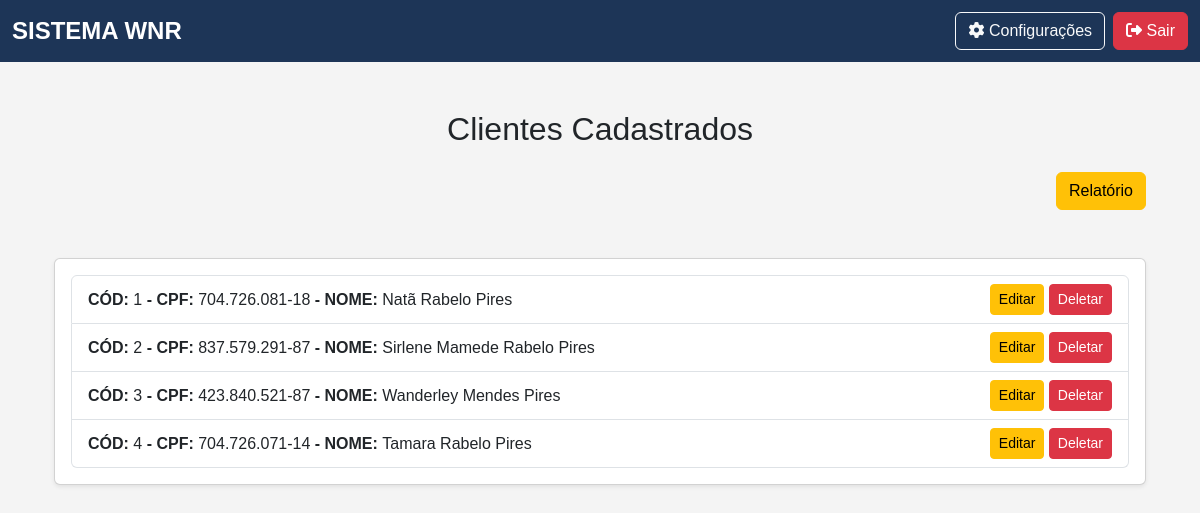
Page /listar_cliente (signed in) on the earlier database version.
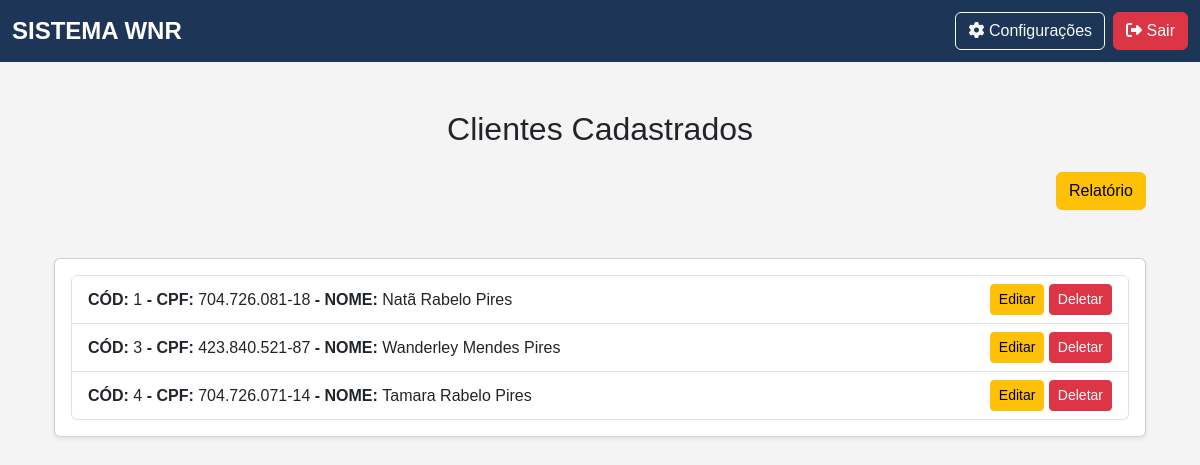
Same page on the later database version.
### app/models.py (models this page shows)
class Cliente(db.Model):
    __tablename__ = "clientes"
    id                      = Column(Integer, primary_key=True, index=True)
    nome                    = Column(String, index=True)
    cpf                     = Column(String(11), unique=True, index=True)
    email                   = Column(String, unique=True, index=True)
    data_nascimento         = Column(Date)
    renda_familiar          = Column(Float)
    bairro                  = Column(String)
    canal_divulgacao        = Column(String)
    cep                     = Column(String(8))
    cidade                  = Column(String)
    condicao_habitacao      = Column(String)
    cpf_responsavel         = Column(String(11), nullable=True, default="")
    numero_cs               = Column(String)
    despesa_mensal          = Column(Float)
    escolaridade            = Column(String)
    estado                  = Column(String)
    endereco                = Column(String)
    fone_contato            = Column(String)
    fone_pessoal            = Column(String)
    foto                    = Column(String)
    grau_parentesco         = Column(String)
    nome_plano_saude        = Column(String, default="Sem plano de Saúde")
    nome_responsavel        = Column(String, default="")
    numero_filhos           = Column(Integer, default=0)
    possui_filhos           = Column(String)
    plano_saude             = Column(String)
    previdenciario          = Column(String)
    profissao               = Column(String)
    remuneracao             = Column(Float)
    rg                      = Column(String)
    saldo                   = Column(Float)
    sexo                    = Column(String)
    tipo_moradia            = Column(String)
    transporte              = Column(String)
    encaminhamentos = relationship("Encaminhamento", back_populates="cliente", cascade="all, delete-orphan")
    guias = relationship("Guia", back_populates="cliente")

### app/routes/client_routes.py (the view)
@client_bp.route('/listar_cliente', methods=['GET', 'POST'])
@login_required
@role_required('atendimento', 'financeiro', 'admin')
def listar_cliente():
    clientes = Cliente.query.all()
    return render_template('clientes/list.html', clientes=clientes)

### app/__init__.py (called while the page is built)
@login_manager.user_loader
def load_user(id):
    return Usuario.query.get(int(id))  # Converte para inteiro e busca no banco

### app/templates/clientes/list.html (shortened to what this page needs)
{% extends 'base.html' %}
{% block content %}
<div class="container mt-5">
    <h2 class="text-center mb-4 mt-5">Clientes Cadastrados</h2>
    <div class="row mt-4 mb-5">
        <div class="col-md-12 text-end">
            <a href="{{ url_for('report_bp.report_cliente') }}" class="btn btn-md btn-warning">Relatório</a>
        </div>
    </div>
    <div class="card shadow-sm">
        <div class="card-body">
            <ul class="list-group">
                {% for cliente in clientes %}
                    <li class="list-group-item d-flex justify-content-between align-items-center">
                        <div>
                            <strong>CÓD: </strong>{{cliente.id}}
                            <strong> - CPF: </strong>{{cliente.cpf}}
                            <strong> - NOME: </strong>{{cliente.nome}}
                        </div>
                        <div>
                            <a href="{{ url_for('client_bp.editar_cliente', id=cliente.id) }}" class="btn btn-sm btn-warning">Editar</a>
                            <a href="{{ url_for('client_bp.deletar_cliente', id=cliente.id) }}" class="btn btn-sm btn-danger" data-bs-toggle="modal" data-bs-target="#confirmarExclusao" data-id="{{ cliente.id }}">Deletar</a>
                        </div>
                    </li>
                {% endfor %}
            </ul>
        </div>
    </div>
</div>
{% endblock %}

### app/templates/base.html (shortened to what this page needs)
<!DOCTYPE html>
<html lang="pt-BR">
<head>
    <link href="https://cdn.jsdelivr.net/npm/bootstrap@5.3.0/dist/css/bootstrap.min.css" rel="stylesheet">
    <link rel="stylesheet" href="{{ url_for('static', filename='css/base.css') }}">
</head>
<body>
    <nav class="navbar navbar-expand-lg navbar-dark">
        <div class="container-fluid">
            <a class="navbar-brand" href="{{ url_for('main_bp.menu')}}">SISTEMA WNR</a>
            <div class="d-flex">
                <a href="#" class="btn btn-outline-light me-2"><i class="fas fa-cog"></i> Configurações</a>
                <a href="{{ url_for('auth_bp.logout')}}" class="btn btn-danger"><i class="fas fa-sign-out-alt"></i> Sair</a>
            </div>
        </div>
    </nav>
    <div class="container container-fluid mt-5">
        {% block content %}{% endblock %}
    </div>
</body>
</html>

### app/static/css/base.css (style rules this page uses)
body { background-color: #f4f4f4; font-family: 'Arial', sans-serif; margin: 0; padding: 0; }
.navbar { background-color: #1d3557; }
.navbar-brand { font-size: 1.5rem; font-weight: bold; }
.navbar .btn { font-size: 1rem; transition: 0.3s; }

Differences in the rows shown:
removed Cliente: id "2", cpf "837.579.291-87", nome "Sirlene Mamede Rabelo Pires"
